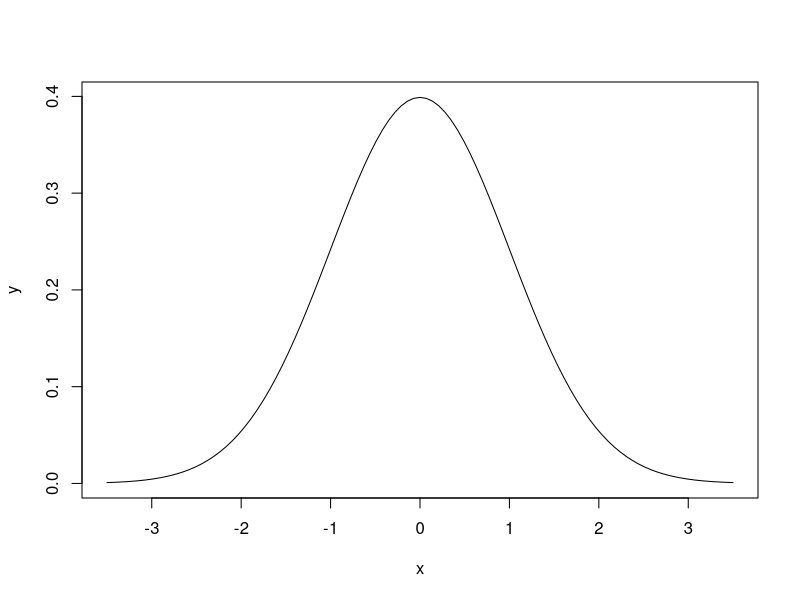

Reproduce this figure in R.

png(filename="normal-distribution.png") # Opens file

curve(dnorm, -3.5, 3.5, lwd = 1, axes = TRUE, xlab = "x", ylab = "y")

dev.off() # Closes png file


